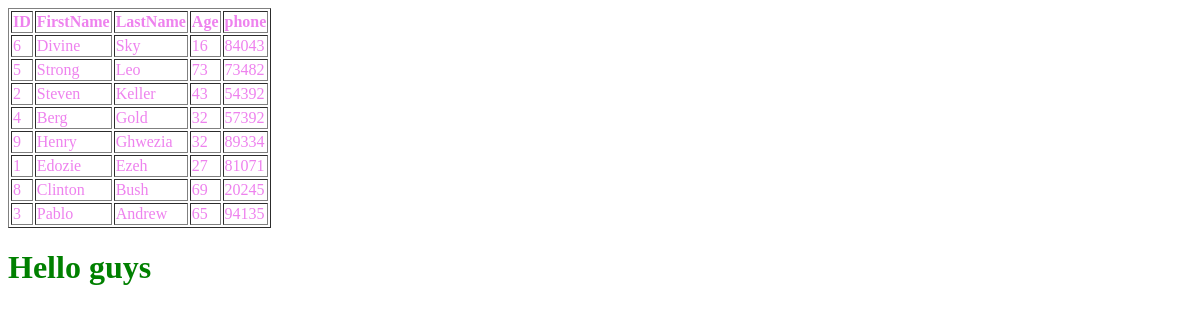
Page /testing/ on the earlier database version.
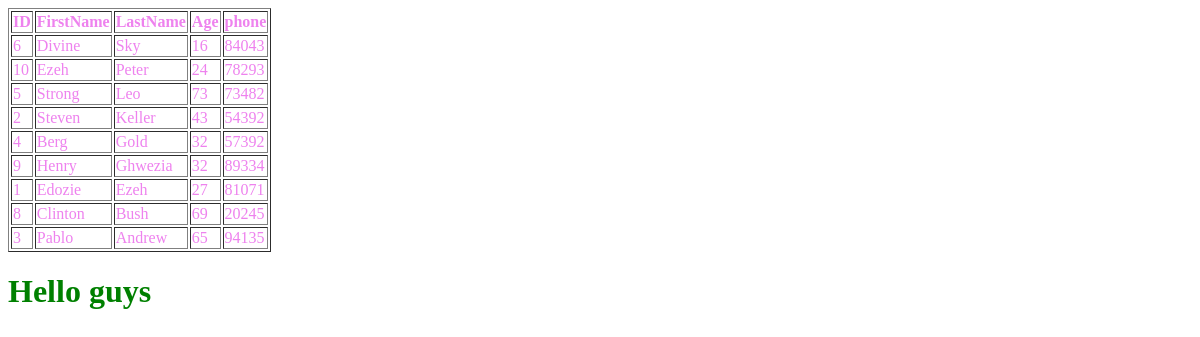
Same page on the later database version.
### members/models.py (models this page shows)
class Member(models.Model):
    firstname = models.CharField(max_length=255)
    lastname = models.CharField(max_length=255)
    age = models.IntegerField()
    phone = models.IntegerField(null=True)

### members/views.py (the view)
# urls.py: path("testing/", views.testing, name="testing")
def testing(request):
    myData = Member.objects.all().order_by('-lastname', '-id').values()
    context = {
        "myMembers": myData
    }
    return render(request, 'template.html', context)

### members/templates/template.html (shortened to what this page needs)
{% load static %}
<!DOCTYPE html>
<html lang="en">
<head>
</head>
<link rel="stylesheet" href="{% static 'myglobal.css' %}">
<body>
    <table border='1'>
        <tr>
            <th>ID</th>
            <th>FirstName</th>
            <th>LastName</th>
            <th>Age</th>
            <th>phone</th>
        </tr>
        {% for member in myMembers %}
        <tr>
            <td> {{member.id}} </td>
            <td> {{member.firstname}} </td>
            <td> {{member.lastname}} </td>
            <td> {{member.age}} </td>
            <td> {{member.phone}} </td>
        </tr>
        {% endfor %}
    </table>
    <h1>Hello guys</h1>
</body>
</html>

Differences in the rows shown:
added Member: id "10", firstname "Ezeh", lastname "Peter", age "24", phone "78293"
